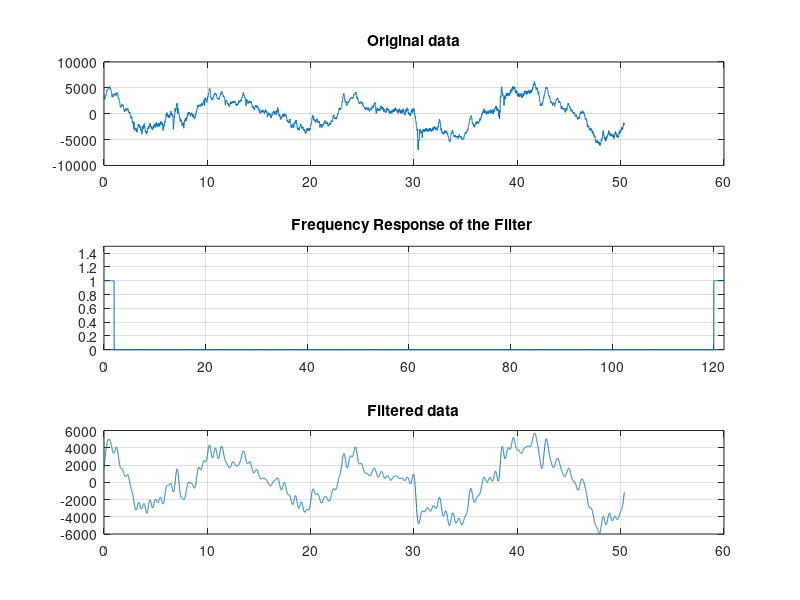

This figure's MATLAB source: (Note: this script raises an error after producing the figure.)
load('data_via_UART_USB_mar22.mat')



%% filter

z = data1;

Fs= 122; 
Ts=1/Fs;
Lz=length(z);
n=[0:Lz-1]';
t=n*Ts;

%Frequency domain filtering assumes kth-fft-point = (k-1)*Fs/N Hz;
%Find N = fft size as a nearest integer power of 2
Np2 = nextpow2(Lz);   % Np2 = nearest power of 2
N = 2^Np2;   %N = fft size
Ftype = 1; %input('Select filter type (1/2/3 for LP/HP/BP) ');

%Implement LP Filter (with lower cut-off at LC Hz)
  LC = 2; %input('Enter Lower Cut-off Freqeuncy in Hz ');
  KLC = round(1 + LC*N/Fs);
  IKLC = N-KLC + 1;
  H = ones(N,1);
  H(KLC:IKLC)=zeros(IKLC-KLC+1,1);

dat=z;
dat = dat - sum(dat)/length(dat);
datK = fft(dat,N);
datKH = datK.*H;
datf = real(ifft(datKH));  %dataf = filtered data
datf = datf(1:length(z));

% Plot results
figure(1)
subplot(311)
plot(t,dat)
grid
title('Original data')
Freq=[0:1:N-1]*Fs/N;
subplot(312)
plot(Freq,H)
axis([0 N*Fs/N 0 1.5])
grid
title('Frequency Response of the Filter ')
subplot(313)
plot(t,datf)
title('Filtered data');
grid


% write to text file 
fileID = fopen('data1f.txt','w');
fprintf(fileID,'%f \r\n',datf);
fclose(fileID);
data1f = dataf
    
% save('data3_27_filtered.mat', 'data1f', 'data2f', 'data3f', 'data4f', 'data5f');
% 
% 
% % downsample
% %load('data_UART_Filtered.mat');
% 
%     % down-sample: keep every 48th sample to go from 488->100 Hz
%     %data1f = zeros(ceil(length(data1)/4),1);
%     data1fs = downsample(data1f, 12);
%     data2fs = downsample(data2f, 12);
%     data3fs = downsample(data3f, 12);
%     data4fs = downsample(data4f, 12);
%     data5fs = downsample(data5f, 12);
%     
%     save('data_UART_Filtered_downsampled.mat', 'data1fs', 'data2fs', 'data3fs', 'data4fs', 'data5fs');
%     
%     
% % write to text file 
% fileID = fopen('data1fs.txt','w');
% fprintf(fileID,'%f \r\n',data1fs);
% fclose(fileID);
% 
% fileID = fopen('data2fs.txt','w');
% fprintf(fileID,'%f \r\n',data2fs);
% fclose(fileID);
% 
% fileID = fopen('data3fs.txt','w');
% fprintf(fileID,'%f \r\n',data3fs);
% fclose(fileID);
% 
% fileID = fopen('data4fs.txt','w');
% fprintf(fileID,'%f \r\n',data4fs);
% fclose(fileID);
% 
% fileID = fopen('data5fs.txt','w');
% fprintf(fileID,'%f \r\n',data5fs);
% fclose(fileID);
% 
% figure();
% subplot(3,1,1)
% plot(data1)
% subplot(3,1,2)
% plot(data1f)
% subplot(3,1,3)
% plot(data1fs)
